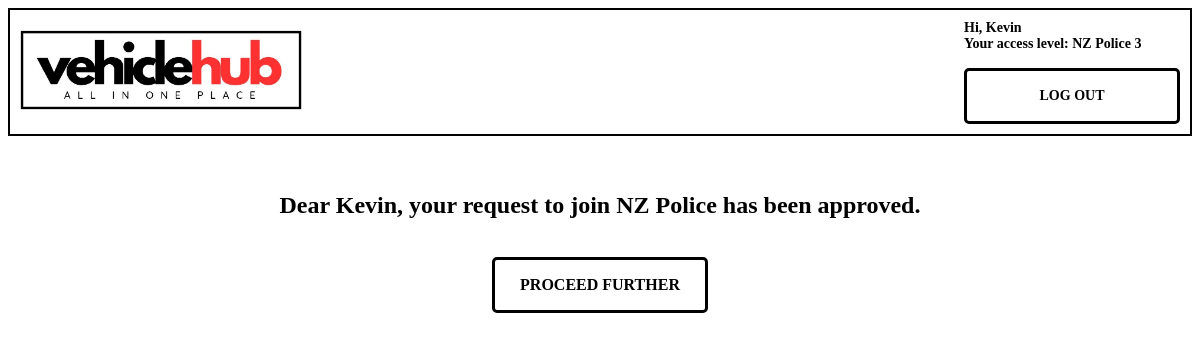
The page /vehiclehub/request_sent (signed in) on the database its author committed.
### VehicleHub/models.py (models this page shows, shortened)
class CustomUser(AbstractUser):
    organisation = models.ForeignKey(Organisation, on_delete=models.CASCADE, null=True)
    user_permissions = models.ManyToManyField(Permission, related_name='custom_user_permissions')

class Organisation(models.Model):
    title = models.TextField(max_length=100, null=False)
    address = models.TextField(max_length=200, null=False)
    phone = models.IntegerField(null=False)
    organisation_type = models.ForeignKey(OrganisationType, on_delete=models.CASCADE)

class OrganisationType(models.Model):
    organisation_type = models.TextField(max_length=100, null=False)

### VehicleHub/views.py (the view)
# urls.py: path('request_sent', views.request_sent_view, name='request_sent'),
def request_sent_view(request):
    return render(request, 'request_sent.html')

### VehicleHub/templates/request_sent.html (shortened to what this page needs)
{% extends "base.html" %}
{% block content %}
    <br><br>
    <center><h2>Dear {{user.first_name}}, your request to join {{user.organisation.title}} has been approved.</h2>
    <br>
    <div class="auth_link" style="position: relative;">
        <a href="{% url 'ui' %}" class="auth-button">PROCEED FURTHER</a>
    </div>
    </center>
{% endblock %}

### VehicleHub/templates/base.html (shortened to what this page needs)
{% load static %}
<!DOCTYPE html>
<html lang="en">
<head>
    <link rel="stylesheet" href="{% static 'css/base.css' %}">
  </head>
</head>
<body>
    <div class="base-container">
        <div class="base-logo">
          {% if user.organisation_id %}
          <a href="{% url 'ui' %}"><img src="{% static 'images/logo1.jpg' %}" height="80px"></a>
          {% endif %}
        </div>
        <div class="base-text-container">
          <h5 class="base-text">
            {% if user.is_authenticated %}
            Hi, {{user.first_name}} <br>
            {% endif %}
            {% if user.organisation_id > 0 %}
            Your access level: {{user.organisation.organisation_type.organisation_type}}
            {{user.organisation.organisation_type.id}}
            {% endif %}<br><br>
            <div class="auth_link">
            <a href="#" onclick="logout()" >LOG OUT</a>
            </div>
          </h5>
        </div>
      </div>
{% block content %} {% endblock content %}
</body>
</html>

### VehicleHub/static/css/base.css (style rules this page uses)
body { font-family: "Tahoma" }
.base-container { display: flex; align-items: center; justify-content: space-between; padding: 10px; border: 2px solid black; }
.base-logo { flex: 1; display: flex; align-items: center; margin: 0px; }
.base-text-container { text-align: right; margin: 0px; }
.base-text { font-size: 14px; text-align: left; margin: 0px; }
.auth_link { color: black; text-decoration: none; border: 3px solid black; padding: 5px; display: flex; justify-content: center; align-items: center; width: 200px; height: 40px; text-align: center; border-radius: 5px; }
.auth-button { background: none; border: none; padding: 0; font-family: inherit; font-size: inherit; font-weight: bold; color: inherit; cursor: pointer; }
.auth_link a { color: black; text-decoration: none; }
.auth_link { text-align: center; }

### rows shown on the page
CustomUser: first_name "Kevin", organisation.organisation_type.organisation_type "NZ Police", organisation.organisation_type.id "3", organisation "NZ Police"
